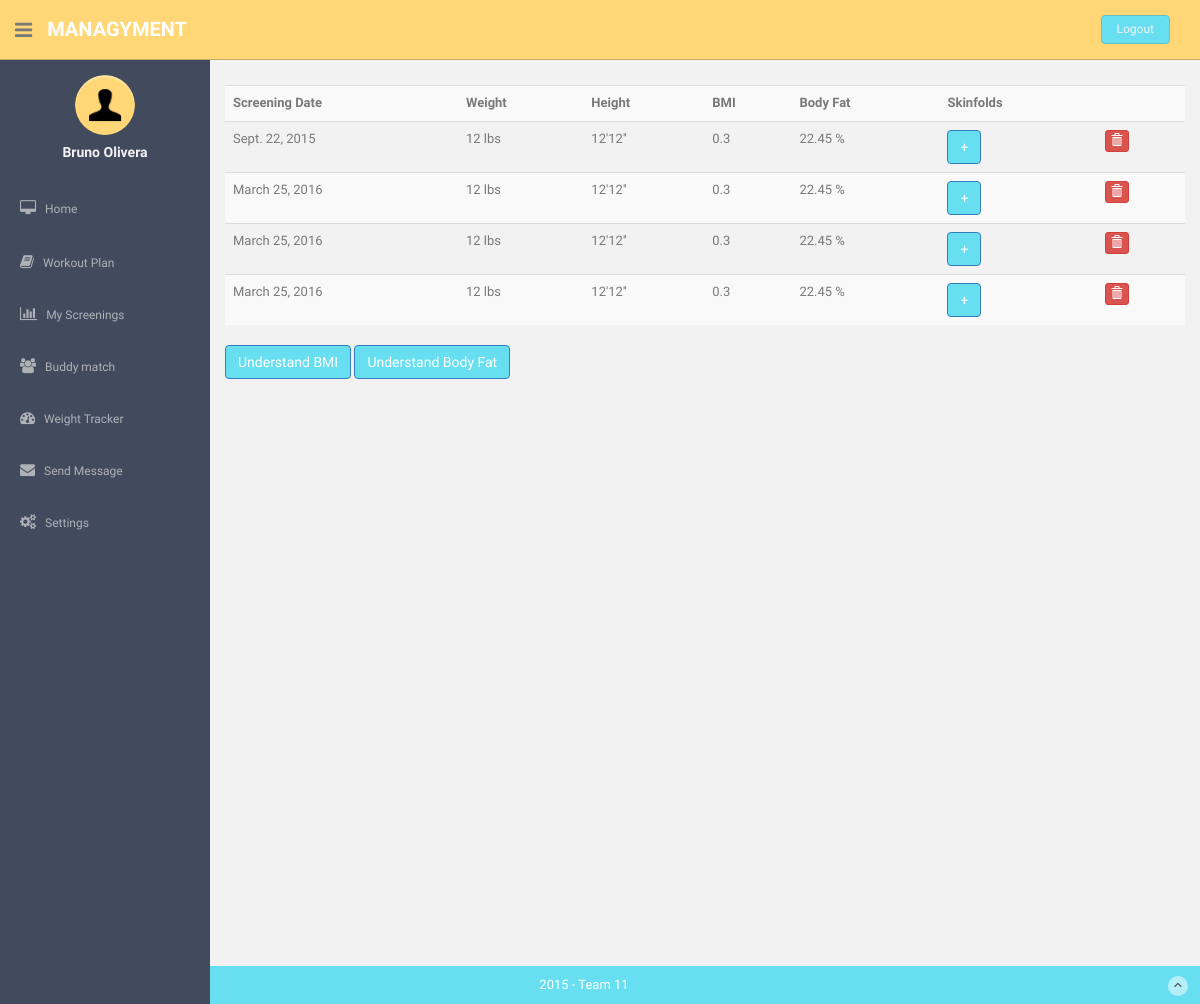
Page /screenings/ (signed in) on the committed database.
### gym_app/models.py (models this page shows, shortened)
class BodyScreening(models.Model):
    screeningDate = models.DateField(default=datetime.now)
    triceps = models.IntegerField(max_length=3, default=0)
    biceps = models.IntegerField(max_length=3, default=0)
    subscapular = models.IntegerField(max_length=3, default=0)
    supraspinale = models.IntegerField(max_length=3, default=0)
    suprailic = models.IntegerField(max_length=3, default=0)
    abdominal = models.IntegerField(max_length=3, default=0)
    chest = models.IntegerField(max_length=3, default=0)
    thigh = models.IntegerField(max_length=3, default=0)
    calf = models.IntegerField(max_length=3, default=0)
    weight = models.IntegerField(max_length=4, default=0)
    feet = models.IntegerField(max_length=4, default=0)
    inches = models.IntegerField(max_length=4, default=0)
    bodyfat = models.DecimalField(max_digits=6, decimal_places=2, default=0)
    bmi = models.DecimalField(max_digits=6, decimal_places=1, default=0)

### gym_app/views.py (the view)
# urls.py: url(r'^screenings/', screenings),
@login_required
@user_passes_test(lambda u: u.groups.filter(Q(name='premium') | Q(name='personal_trainer')).count() == 1, login_url='/permission_denied/')
def screenings(request):
    if request.user.is_superuser:
        group = 'admin';
    else:
        try:
            group = User.objects.get(username=request.user.username).groups.all()[0].name;
        except:
            group = 'none'
    if group == "personal_trainer":
        control = False
        if request.method == 'POST':
            athlete_form = AthleteSelectForm(data=request.POST)
            if athlete_form.is_valid():
                control = True
                user = User.objects.get(username = athlete_form.cleaned_data['athlete'])
                athlete = Athlete.objects.get(user = user.id)
                screenings = athlete.screenings.all()
                return render(request, 'gym_app/screenings.html', {'screenings': screenings, 'athlete_form': athlete_form, 'control' : control, 'group': group})
            else:
                athlete_form = AthleteSelectForm()
                return render(request, 'gym_app/screenings.html', {'athlete_form': athlete_form, 'control' : control, 'group': group})
        athlete_form = AthleteSelectForm()
        return render(request, 'gym_app/screenings.html', {'athlete_form': athlete_form, 'control' : control, 'group': group})
    else:
        control = True
        screenings = Athlete.objects.get(user = request.user.id).screenings.all()
        return render(request, 'gym_app/screenings.html', {'screenings': screenings, 'control' : control, 'group': group})

### templates/gym_app/screenings.html (shortened to what this page needs)
{% extends 'base.html' %}
{% load staticfiles %}
{% block content%}
        {% if control %}
        <table class="table table-striped">
          <tr>
              <th>Screening Date</th>
              <th>Weight</th>
              <th>Height</th>
              <th>BMI</th>
              <th>Body Fat</th>
              <th>Skinfolds</th>
              <th></th>
            </tr>
          {% for sc in screenings %}
            <tr id="this-{{sc.id}}">
              <td align="left">{{ sc.screeningDate }}</td>
              <td align="left">{{ sc.weight }} lbs</td>
              <td align="left">{{ sc.feet }}'{{ sc.inches }}''</td>
              <td align="left">{{ sc.bmi }}</td>
              <td align="left">{{ sc.bodyfat }} %</td>
              <td align="left">
                  <button type="button" class="btn btn-primary btn-s" data-toggle="modal" data-target="#myModal-{{sc.id}}">+</button>
              </td>
              <td align="left">
                <form method="post" action="/delete_screening/" enctype="multipart/form-data">
                  <button name ='delete' type='submit' value='{{sc.id}}'class="btn btn-danger btn-xs"><span class="glyphicon glyphicon-trash"></span></button>
                </form>
              </td>
            </tr>
          {% endfor %}
        </table>
        <div>
          <button type="button" class="btn btn-primary btn-s" data-toggle="modal" data-target="#modal-BMI">Understand  BMI</button>
          <button type="button" class="btn btn-primary btn-s" data-toggle="modal" data-target="#modal-Bodyfat">Understand Body Fat</button>
        </div>
    {% endif %}
{% endblock %}

### templates/base.html (shortened to what this page needs)
<!DOCTYPE html>
{% load staticfiles %}
<html lang="en">
  <head>
    <link href="{% static "css/bootstrap.css" %}" rel="stylesheet">
    <link href="{% static "font-awesome/css/font-awesome.css" %}" rel="stylesheet">
    <link href="{% static "css/zabuto_calendar.css" %}" rel="stylesheet">
    <link href="{% static "js/gritter/css/jquery.gritter.css" %}" rel="stylesheet">
    <link href="{% static "lineicons/style.css" %}" rel="stylesheet">
    <link href="{% static "css/style.css" %}" rel="stylesheet">
    <link href="{% static "css/style-responsive.css" %}" rel="stylesheet">
  </head>
  <body>
  <section id="container" >
      <header class="header black-bg">
              <div class="sidebar-toggle-box">
                  <div class="fa fa-bars tooltips" data-placement="right" data-original-title="Toggle Navigation"></div>
              </div>
            <a href="/index/" class="logo"><b>Managyment</b></a>
            {% if user.is_authenticated %}
            <div class="top-menu">
            	<ul class="nav pull-right top-menu">
                    <li><a class="logout" href="/logout/">Logout</a></li>
            	</ul>
            </div>
            {% endif %}
        </header>
      {% if user.is_authenticated %}
      <aside>
          <div id="sidebar"  class="nav-collapse ">
              <ul class="sidebar-menu" id="nav-accordion">
              	  <p class="centered"><a href="/index"><img src="{% static "img/ui-icon.png" %}" class="img-circle" width="60"></a></p>
              	  <h5 class="centered">{{ user.first_name }} {{ user.last_name }}</h5>
                  <li class="mt">
                      <a href="/index/">
                          <i class="fa fa-desktop"></i>
                          <span>Home</span>
                      </a>
                  </li>
                  {% if group == "regular" or group == "premium" %}
                  <li class="sub-menu">
                      <a href="javascript:;" >
                          <i class="fa fa-book"></i>
                          <span>Workout Plan</span>
                      </a>
                  </li>
                  {% endif %}
                  {% if group == "premium" or group == "regular" %}
                    {% if group == "premium" %}
                    <li class="sub-menu">
                      <a href="/screenings/" >
                          <i class="fa fa-bar-chart-o"></i>
                          <span>My Screenings</span>
                      </a>
                    </li>
                    {% endif %}
                    <li class="sub-menu">
                        <a href="/buddy_match/" >
                            <i class="fa fa-users"></i>
                            <span>Buddy match</span>
                        </a>
                    </li>
                    <li class="sub-menu">
                        <a href="/tracker/">
                            <i class="fa fa-tachometer"></i>
                            <span>Weight Tracker</span>
                        </a>
                    </li>
                  {% endif %}
                   <li class="sub-menu">
                      <a href="/members/" >
                          <i class="fa fa-envelope"></i>
                          <span>Send Message</span>
                      </a>
                  </li>
                  {% if group != "admin" %}
                     <li class="sub-menu">
                        <a href="javascript:;" >
                            <i class="fa fa-cogs"></i>
                            <span>Settings</span>
                        </a>
                      </li>
                  {% endif %}
              </ul>
          </div>
      </aside>
      {% endif %}
      <section id="main-content">
          <section class="wrapper site-min-height">
          	<div class="row mt">
          		<div class="col-lg-12">
          		{% block content %}
              {% endblock %}
          		</div>
          	</div>
		</section><! --/wrapper -->
      </section>
      <footer class="site-footer">
          <div class="text-center">
              2015 - Team 11
              <a href="" class="go-top">
                  <i class="fa fa-angle-up"></i>
              </a>
          </div>
      </footer>
  </section>
  </body>
</html>

### static/css/style.css (style rules this page uses)
body { color: #797979; background: #f2f2f2; font-family: 'Ruda', sans-serif; padding: 0px !important; margin: 0px !important; font-size:13px; }
ul li { list-style: none; }
a, a:hover, a:focus { text-decoration: none; outline: none; }
#container { width: 100%; height: 100%; }
.centered { text-align: center; }
.mt { margin-top: 25px; }
ul.top-menu > li > .logout { color: #f2f2f2; font-size: 12px; border-radius: 4px; -webkit-border-radius: 4px; border: 1px solid #64c3c2 !important; padding: 5px 15px; margin-right: 15px; background: #68dff0; margin-top: 15px; }
#sidebar { width: 210px; height: 100%; position: fixed; background: #424a5d; }
#sidebar h5 { color: #f2f2f2; font-weight: 700; }
#sidebar ul li { position: relative; }
ul.sidebar-menu , ul.sidebar-menu li ul.sub { margin: -2px 0 0; padding: 0; }
ul.sidebar-menu { margin-top: 75px; }
ul.sidebar-menu li { margin-bottom: 5px; margin-left:10px; margin-right:10px; }
ul.sidebar-menu li.sub-menu { line-height: 15px; }
ul.sidebar-menu li a span { display: inline-block; }
ul.sidebar-menu li a { color: #aeb2b7; text-decoration: none; display: block; padding: 15px 0 15px 10px; font-size: 12px; outline: none; -webkit-transition: all 0.3s ease; -moz-transition: all 0.3s ease; -o-transition: all 0.3s ease; -ms-transition: all 0.3s ease; transition: all 0.3s ease; }
ul.sidebar-menu li a i { font-size: 15px; padding-right: 6px; }
#main-content { margin-left: 210px; }
.header, .footer { min-height: 60px; padding: 0 15px; }
.header { position: fixed; left: 0; right: 0; z-index: 1002; }
.black-bg { background: #ffd777; border-bottom: 1px solid #c9aa5f; }
.wrapper { display: inline-block; margin-top: 60px; padding-left: 15px; padding-right: 15px; padding-bottom: 15px; padding-top: 0px; width: 100%; }
a.logo { font-size: 20px; color: #ffffff; float: left; margin-top: 15px; text-transform: uppercase; }
a.logo b { font-weight: 900; }
#top_menu .nav > li, ul.top-menu > li { float: left; }
ul.top-menu > li > a { color: #666666; font-size: 16px; border-radius: 4px; -webkit-border-radius: 4px; border:1px solid #666666 !important; padding: 2px 6px; margin-right: 15px; }
.sidebar-toggle-box { float: left; padding-right: 15px; margin-top: 20px; }
.sidebar-toggle-box .fa-bars { cursor: pointer; display: inline-block; font-size: 20px; }
.site-footer { background: #68dff0; color: #fff; padding: 10px 0; }
.go-top { margin-right: 1%; float: right; background: rgba(255,255,255,.5); width: 20px; height: 20px; border-radius: 50%; -webkit-border-radius: 50%; }
.go-top i { color: #2A3542; }
.site-min-height { min-height: 900px; }

### rows in the picture
BodyScreening: screeningDate "Sept. 22, 2015", weight "12", feet "12", inches "12", bmi "0.3", bodyfat "22.45", {{ sc.id }} 1 (drawn)
BodyScreening: screeningDate "March 25, 2016", weight "12", feet "12", inches "12", bmi "0.3", bodyfat "22.45", {{ sc.id }} 2 (drawn)
BodyScreening: screeningDate "March 25, 2016", weight "12", feet "12", inches "12", bmi "0.3", bodyfat "22.45", {{ sc.id }} 3 (drawn)
BodyScreening: screeningDate "March 25, 2016", weight "12", feet "12", inches "12", bmi "0.3", bodyfat "22.45", {{ sc.id }} 4 (drawn)

### other values in the picture
{{ user.first_name }} "Bruno"
{{ user.last_name }} "Olivera"
